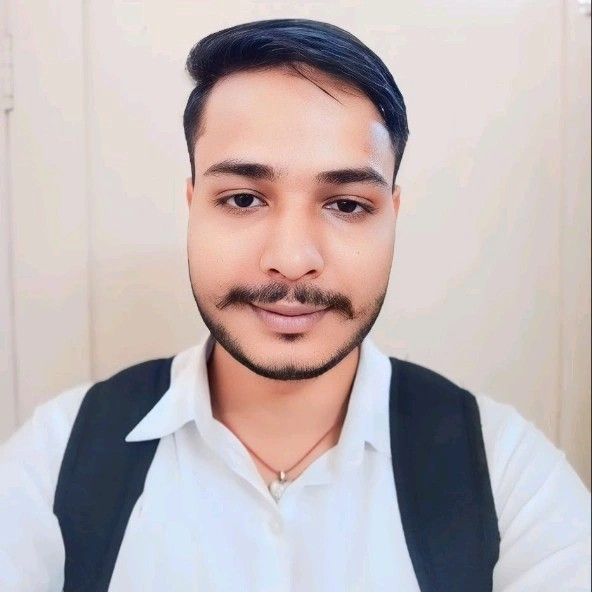

Write Python code to recreate this figure.
from PIL import Image

# ----------------------Encode Function ----------------------------------
def encode_message(img_path, message, output_path):
    img = Image.open(img_path)
    img = img.convert("RGB")  # ensure RGB format
    pixels = img.load()

    # Convert message to binary + EOF marker
    binary_msg = ''.join(format(ord(i), '08b') for i in message)
    binary_msg += '11111110'  # special end marker (8-bit)

    idx = 0
    for y in range(img.size[1]):
        for x in range(img.size[0]):
            if idx < len(binary_msg):
                r, g, b = pixels[x, y]

                # Modify R channel
                if idx < len(binary_msg):
                    r = (r & ~1) | int(binary_msg[idx])
                    idx += 1

                # Modify G channel
                if idx < len(binary_msg):
                    g = (g & ~1) | int(binary_msg[idx])
                    idx += 1

                # Modify B channel
                if idx < len(binary_msg):
                    b = (b & ~1) | int(binary_msg[idx])
                    idx += 1

                pixels[x, y] = (r, g, b)

    img.save(output_path)
    print(f"[+] Message encoded successfully into {output_path}")


# -------------------------------Decode Function ---------------------------------------------------
def decode_message(img_path):
    img = Image.open(img_path)
    img = img.convert("RGB")
    pixels = img.load()

    binary_msg = ""
    for y in range(img.size[1]):
        for x in range(img.size[0]):
            r, g, b = pixels[x, y]
            binary_msg += str(r & 1)
            binary_msg += str(g & 1)
            binary_msg += str(b & 1)

    # Split into 8-bit chunks
    chars = [binary_msg[i:i+8] for i in range(0, len(binary_msg), 8)]

    message = ""
    for c in chars:
        if c == "11111110":  # EOF marker
            break
        message += chr(int(c, 2))

    return message


# ---------------------------------------------- Main -------------------------------------------------------------------
if __name__ == "__main__":
    print("==== IMAGE STEGANOGRAPHY SYSTEM ====")
    print("1. Encode Message")
    print("2. Decode Message")
    choice = input("Choose option (1/2): ")

    if choice == "1":
        img_path = input("Enter input image path: ").strip()
        output_path = input("Enter output (stego) image path: ").strip()
        message = input("Enter secret message: ").strip()
        encode_message(img_path, message, output_path)

    elif choice == "2":
        img_path = input("Enter stego image path: ").strip()
        hidden_msg = decode_message(img_path)
        print("[+] Extracted Message:", hidden_msg)

    else:
        print("Invalid choice. Please enter 1 or 2.")
